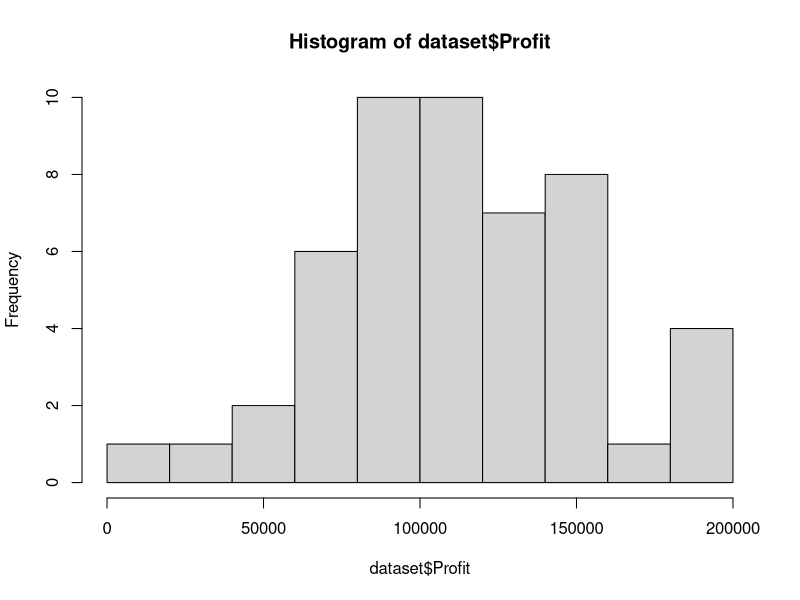
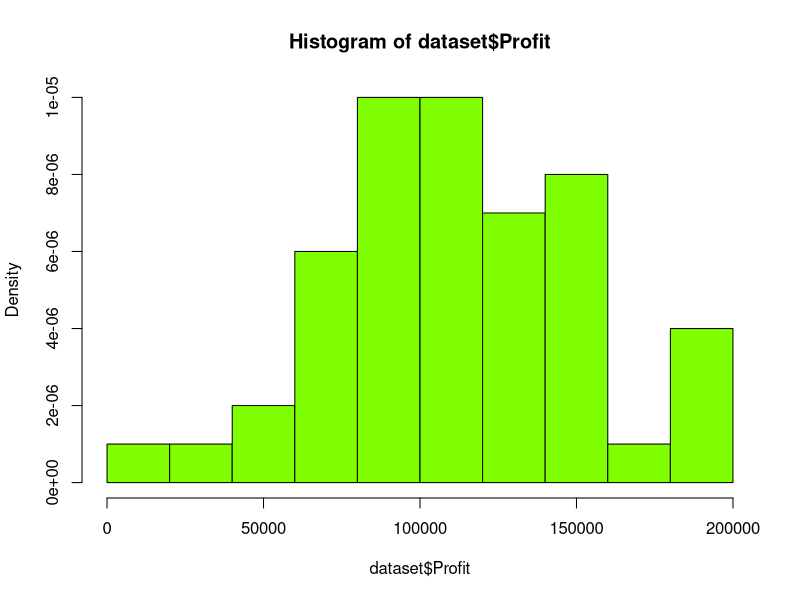
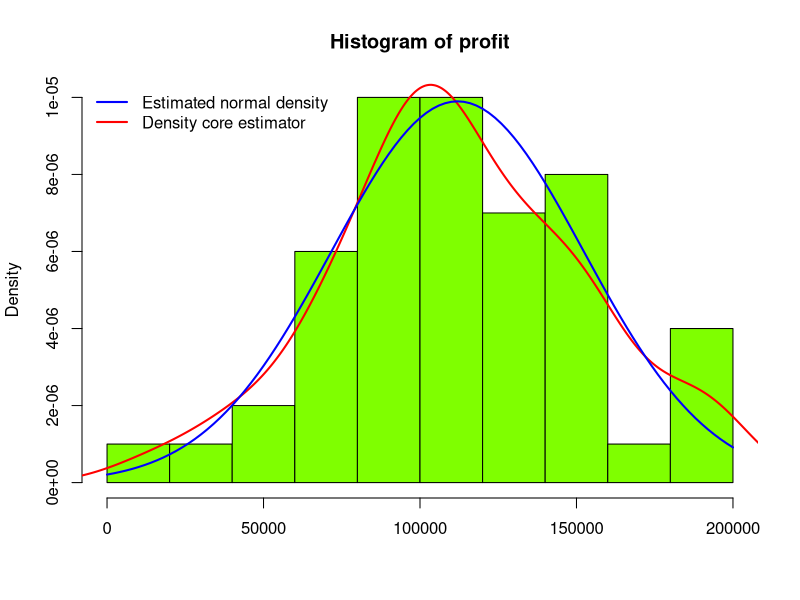
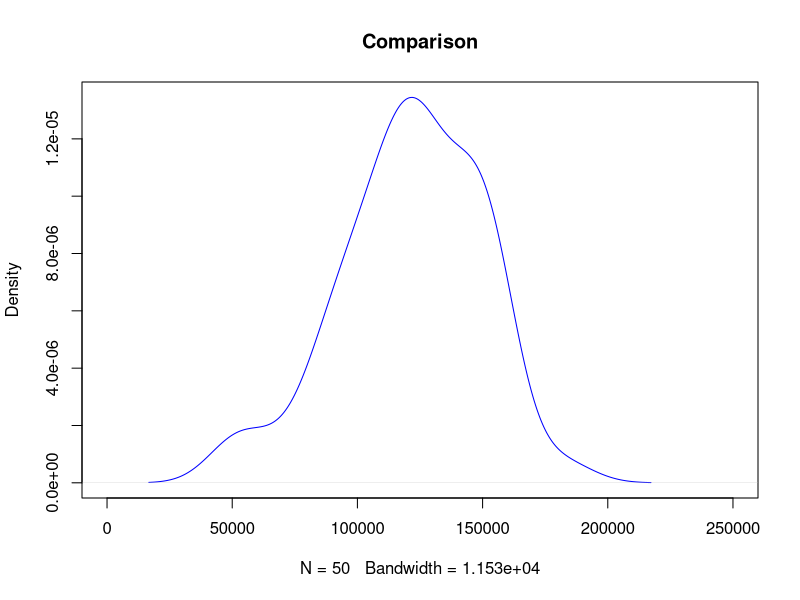

Generate these figures, in order, with R: (Note: this script raises an error after producing the figures.)
#Set wd
setwd("C:/Users/BIO/Desktop/Data_Analysis_Comparation/Clase_Datos")

# Importing the dataset
dataset = read.csv('Data_des_sta.csv')

#Drop variable
library(dplyr)
dataset <- select(dataset, -X)

# Encoding categorical data
dataset$State = factor(dataset$State,
                       levels = c('New York', 'California', 'Florida'),
                       labels = c(1, 2, 3))

#Histogram
#Hist freq
hist(dataset$Profit)
#Hist density
hist(dataset$Profit,freq=FALSE, col="chartreuse")
#Addm title
hist(dataset$Profit,freq=FALSE, col="chartreuse", main="Histogram of profit", xlab="")

lines(density(dataset$Profit),col="red",lwd=2)

curve(dnorm(x,mean=mean(dataset$Profit),sd=sd(dataset$Profit)), from=0,to=200000, 
      add=TRUE, col="blue", lwd=2)

legend("topleft",col=c("blue","red"),legend =c("Estimated normal density","Density core estimator"),lwd=2, bty = "n")

#Comparison
plot(density(dataset$Administration), xlim = c(0, 250000), col = "blue", main="Comparison")
lines(density(dataset$Quality.Spend), col = "red")